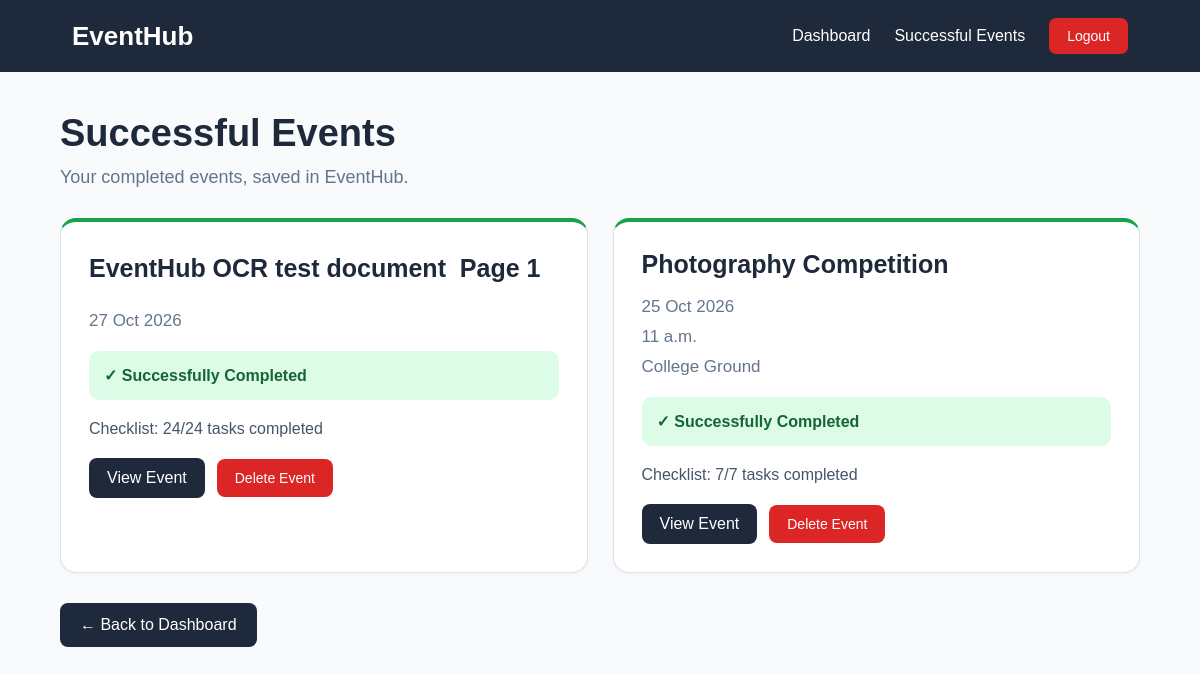
Page /successful-events/ (signed in) on the committed database.
### events/models.py (models this page shows, shortened)
class Event(models.Model):
    title = models.CharField(
        max_length=200
    )
    description = models.TextField(
        blank=True
    )
    date = models.DateField()
    time = models.TimeField(
        null=True,
        blank=True
    )
    venue = models.CharField(
        max_length=200,
        blank=True
    )
    event_type = models.CharField(
        max_length=50,
        blank=True
    )
    upload = models.FileField(
        upload_to="uploads/",
        blank=True
    )
    created_by = models.ForeignKey(
        User,
        on_delete=models.CASCADE,
        related_name="created_events"
    )
    class Meta:
        ordering = ["date"]
    def progress(self):
        total = self.tasks.count()
        done = self.tasks.filter(
            done=True
        ).count()
        return done, total

### events/views.py (the view)
@login_required
def successful_events(request):
    today = timezone.localdate()
    past_events = Event.objects.filter(
        created_by=request.user,
        date__lt=today,
    ).order_by("-date")
    completed_events = []
    for event in past_events:
        done, total = event.progress()
        if total > 0 and done == total:
            event.done_count = done
            event.total_count = total
            completed_events.append(event)
    return render(
        request,
        "events/successful_events.html",
        {
            "successful_events": completed_events,
        },
    )

### events/templates/events/successful_events.html (shortened to what this page needs)
<!DOCTYPE html>
<html lang="en">
<head>
</head>
<body>
    <nav class="navbar">
        <h2>EventHub</h2>
        <div class="nav-links">
            <a href="{% url 'dashboard' %}">
                Dashboard
            </a>
            <a href="{% url 'successful_events' %}">
                Successful Events
            </a>
            <form method="post" action="{% url 'logout' %}">
                <button type="submit" class="logout-btn">
                    Logout
                </button>
            </form>
        </div>
    </nav>
    <main class="container">
        <h1>Successful Events</h1>
        <p class="subtitle">
            Your completed events, saved in EventHub.
        </p>
        {% if successful_events %}
            <div class="event-grid">
                {% for event in successful_events %}
                    <div class="event-card">
                        <h3>{{ event.title }}</h3>
                        <p class="event-info">
                            {{ event.date|date:"d M Y" }}
                        </p>
                        {% if event.time %}
                            <p class="event-info">
                                {{ event.time }}
                            </p>
                        {% endif %}
                        {% if event.venue %}
                            <p class="event-info">
                                {{ event.venue }}
                            </p>
                        {% endif %}
                        <div class="success-message">
                            ✓ Successfully Completed
                        </div>
                        <p class="progress-text">
                            Checklist:
                            {{ event.done_count }}/{{ event.total_count }}
                            tasks completed
                        </p>
                        <div class="event-actions">
                            <a href="{% url 'event_detail' event.pk %}"
                               class="view-btn">
                                View Event
                            </a>
                            <form method="post"
                                  action="{% url 'delete_event' event.pk %}"
                                  onsubmit="return confirm('Are you sure you want to delete this event permanently?');">
                                <button type="submit" class="delete-btn">
                                    Delete Event
                                </button>
                            </form>
                        </div>
                    </div>
                {% endfor %}
            </div>
        {% else %}
            <p class="empty-message">
                No successful events yet. Once an event has passed
                and all its checklist tasks are completed, it will
                appear here automatically.
            </p>
        {% endif %}
        <a href="{% url 'dashboard' %}" class="back-btn">
            ← Back to Dashboard
        </a>
    </main>
</body>
</html>

### events/templates/events/successful_events.html (style rules this page uses)
* { margin: 0; padding: 0; box-sizing: border-box; }
body { font-family: Arial, sans-serif; background: #f8fafc; color: #1e293b; }
.navbar { background: #1e293b; color: white; padding: 18px 6%; display: flex; justify-content: space-between; align-items: center; }
.navbar h2 { font-size: 26px; }
.nav-links { display: flex; align-items: center; gap: 24px; }
.navbar a { color: white; text-decoration: none; font-size: 16px; }
.logout-btn { background: #dc2626; color: white; border: none; padding: 10px 18px; border-radius: 7px; cursor: pointer; font-size: 14px; }
.container { width: 90%; max-width: 1500px; margin: 40px auto; }
h1 { font-size: 38px; margin-bottom: 12px; }
.subtitle { color: #64748b; font-size: 18px; margin-bottom: 30px; }
.event-grid { display: grid; grid-template-columns: repeat(2, minmax(0, 1fr)); gap: 25px; }
.event-card { background: white; border: 1px solid #dbe2ea; border-top: 4px solid #16a34a; border-radius: 16px; padding: 28px; box-shadow: 0 2px 5px rgba(0, 0, 0, 0.03); }
.event-card h3 { font-size: 25px; margin-bottom: 18px; }
.event-info { color: #64748b; font-size: 17px; margin-bottom: 10px; }
.success-message { background: #dcfce7; color: #166534; padding: 15px; border-radius: 10px; margin: 20px 0; font-weight: bold; }
.progress-text { color: #475569; margin: 15px 0; }
.event-actions { display: flex; flex-wrap: wrap; align-items: center; gap: 12px; margin-top: 20px; }
.view-btn { background: #1e293b; color: white; text-decoration: none; padding: 11px 18px; border-radius: 8px; }
.delete-btn { background: #dc2626; color: white; border: none; padding: 11px 18px; border-radius: 8px; cursor: pointer; font-size: 14px; }
.back-btn { display: inline-block; margin-top: 30px; background: #1e293b; color: white; text-decoration: none; padding: 13px 20px; border-radius: 8px; }

### rows in the picture
Event: title "EventHub OCR test document  Page 1", date "27 Oct 2026", done_count "24", total_count "24"
Event: title "Photography Competition", date "25 Oct 2026", time "11 a.m.", venue "College Ground", done_count "7", total_count "7"
